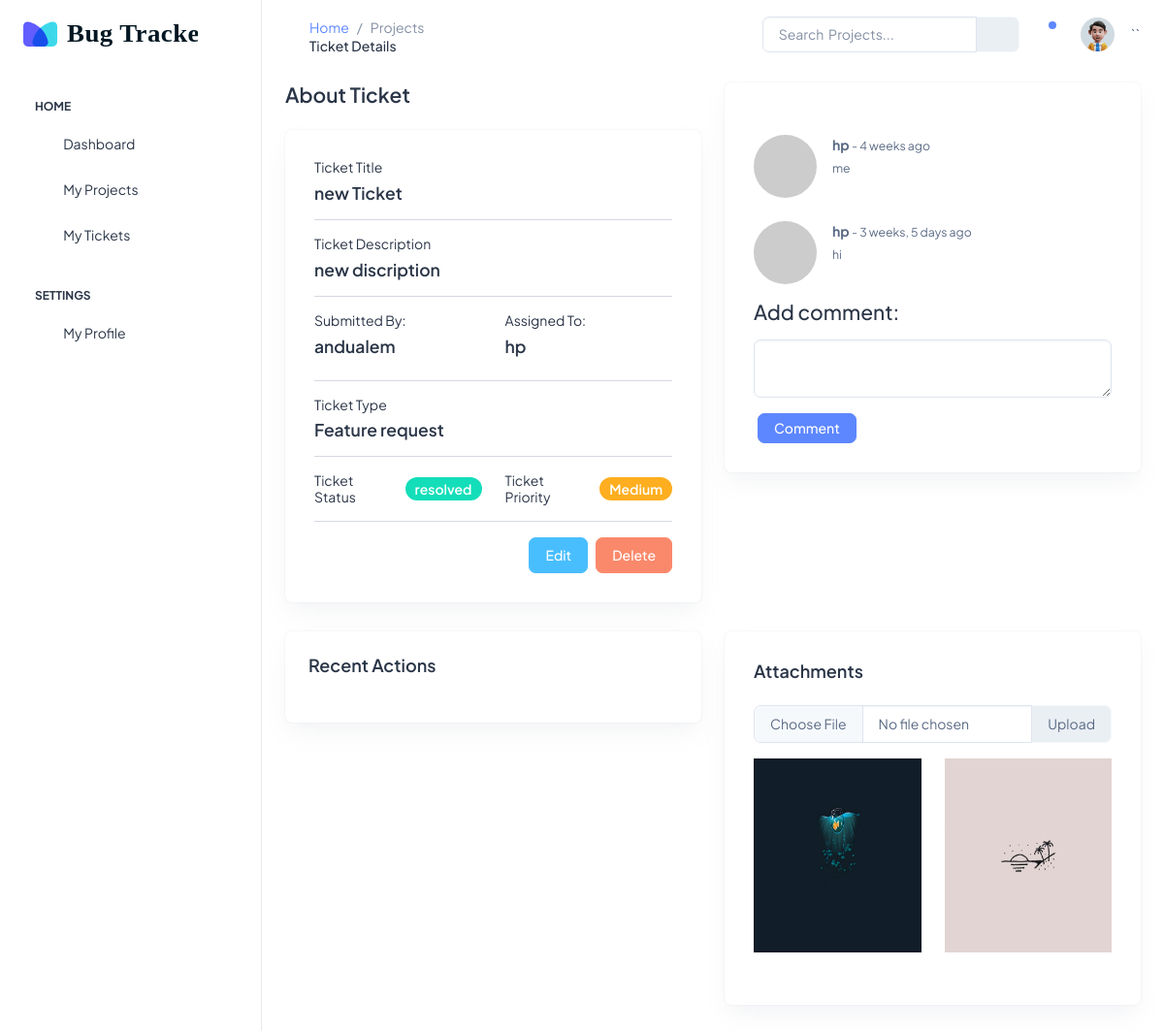
/tickets/2/details, run on the app's committed database.
### tickets/models.py (models this page shows, shortened)
class Ticket(models.Model):
    ORDER_STATUS = (
        ("new", "new"),
        ("open", "open"),
        ("inprogress", "inprogress"),
        ("resolved", "resolved"),
        ("additional information required", "additional information required"),
    )
    PRIORITY = (
        ("None", "None"),
        ("Low", "Low"),
        ("Medium", "Medium"),
        ("High", "High"),
    )
    TYPE = (
        ("Bugs/Errors", "Bugs/Errors"),
        ("Feature request", "Feature Request"),
        ("Other Comments", "Other Comments"),
        ("Traning/documents request", "Traning/documents Request"),
    )
    title = models.CharField(max_length=200)
    description = models.TextField()
    status = models.CharField(max_length=40, choices=ORDER_STATUS)
    priority = models.CharField(max_length=40, choices=PRIORITY)
    type = models.CharField(max_length=40, choices=TYPE)
    project = models.ForeignKey(to=Project, on_delete=models.CASCADE)
    submitter = models.ForeignKey(
        to=User, related_name="submitter", on_delete=models.CASCADE
    )
    developer = models.ForeignKey(
        to=User,
        related_name="developer",
        on_delete=models.CASCADE,
    )
    created_at = models.DateTimeField(auto_now_add=True)
    updated_at = models.DateTimeField(auto_now=True)

class Comment(models.Model):
    commenter = models.ForeignKey(to=User, null=True, on_delete=models.CASCADE)
    comment = models.TextField()
    created_at = models.DateTimeField(auto_now_add=True)
    updated_at = models.DateTimeField(auto_now=True)
    ticket = models.ForeignKey(to=Ticket, on_delete=models.CASCADE, blank=True)
    class Meta:
        ordering = ["created_at"]

class Attachment(models.Model):
    image = models.ImageField(null=True, blank=True, upload_to="attachments/")
    ticket = models.ForeignKey(to=Ticket, on_delete=models.CASCADE)

### users/models.py (models this page shows)
class User(AbstractUser):
    ROLE_CHOICES = (
        ("Developer", "Developer"),
        ("Project Manager", "Project Manager"),
        ("Submitter", "Submitter"),
        ("Admin", "Admin"),
    )
    role = models.CharField(
        max_length=40, default="Developer", choices=ROLE_CHOICES, blank=True, null=True
    )

### tickets/views.py (the view, shortened to what this page needs)
class TicketDetailView(View):
    def get(self, request, *args, **kwargs):
        view = TicketDisplay.as_view()
        return view(request, *args, **kwargs)

### tickets/forms.py
class CommentForm(forms.ModelForm):
    class Meta:
        model = Comment
        fields = ["comment"]
    def __init__(self, *args, **kwargs):
        self.request = kwargs.pop("request", None)
        super(CommentForm, self).__init__(*args, **kwargs)
        for visible in self.visible_fields():
            visible.field.widget.attrs["class"] = "form-control"
            visible.field.widget.attrs["rows"] = "0"

### tickets/views.py (called while the page is built, shortened)
    def get_context_data(self, **kwargs):
        context = super().get_context_data(**kwargs)
        actions = {0: "create", 1: "update", 2: "delete", 3: "Access"}
        images = Attachment.objects.filter(ticket=kwargs["object"].id)
        histories = LogEntry.objects.filter(object_id=kwargs["object"].id)
        context["form"] = CommentForm()
        history_list = []
        context["images"] = images
        context["histories"] = history_list
        return context

### tickets/templates/tickets/detail_ticket.html (shortened to what this page needs)
{% extends 'base.html' %}
{% load static %}
{% block title %} Projects {% endblock title %}
{% block subtitle %} Ticket Details {% endblock subtitle %}
{% block content %}
<div class="row">
    <div class="col-md-6">
        <h4 class="fw-semibold mb-4">About Ticket</h4>
        <div class="card">
            <div class="card-body">
                <h6 class="fw-normal mb-2">Ticket Title</h6>
                <h5 class="fw-semibold">{{ticket.title}}</h5>
                <hr />
                <h6 class="fw-normal mb-2">Ticket Description</h6>
                <h5 class="fw-semibold">{{ticket.description}}</h5>
                <hr />
                <div class="row">
                    <div class="col">
                        <h6 class="fw-normal mb-2">Submitted By:</h6>
                        <h5 class="fw-semibold">{{ticket.submitter}}</h5>
                    </div>
                    <div class="col">
                        <h6 class="fw-normal mb-2">Assigned To:</h6>
                        <h5 class="fw-semibold">{{ticket.developer}}</h5>
                    </div>
                </div>
                <hr />
                <h6 class="fw-normal mb-2">Ticket Type</h6>
                <h5 class="fw-semibold">{{ticket.type}}</h5>
                <hr />
                <div class="row">
                    <div class="col">
                        <div class="d-flex align-items-center">
                            <h6 class="fw-normal me-3 mb-0">Ticket Status</h6>
                            {% include "tickets/partials/_status.html"%}
                        </div>
                    </div>
                    <div class="col">
                        <div class="d-flex align-items-center">
                            <h6 class="fw-normal me-3 mb-0">Ticket Priority</h6>
                            {% include "tickets/partials/_priority.html"%}
                        </div>
                    </div>
                </div>
                <hr />
                <div
                    class="d-flex align-items-center justify-content-end gap-2"
                >
                    <a
                        href="{% url 'update_ticket' ticket.id %}"
                        class="btn btn-secondary"
                        >Edit</a
                    >
                    <button
                        class="btn btn-danger"
                        data-bs-toggle="modal"
                        data-bs-target="#ticketdelete"
                    >
                        Delete
                    </button>
                </div>
            </div>
        </div>
    </div>
    <div class="col-md-6">
        <div class="card">
            <div class="card-body">
                <div class="my-3">
                    {% for comment in ticket.comment_set.all %}
                    <div class="d-flex flex-start mt-4">
                        <a class="me-3" href="#">
                            <img
                                class="rounded-circle shadow-1-strong"
                                src="https://picsum.photos/200"
                                alt="avatar"
                                width="65"
                                height="65"
                            />
                        </a>
                        <div class="flex-grow-1 flex-shrink-1">
                            <div>
                                <div
                                    class="d-flex justify-content-between align-items-center"
                                >
                                    <p class="mb-1">
                                        <strong> {{ comment.commenter}}</strong
                                                >
                                        <span class="small"
                                            >-
                                            {{ comment.created_at|timesince }} ago</span
                                        >
                                    </p>
                                </div>
                                <p class="small mb-0">{{ comment.comment}}</p>
                            </div>
                        </div>
                    </div>
                    {% endfor %}
                </div>
                <h4 class="mb-3">Add comment:</h4>
                <div class="">
                    <form class="" action="" method="POST">
                        {% csrf_token %} {% for field in form %}
                        <div
                            class="form-group mb-3 {% if field.errors %} errors {% endif %}"
                        >
                            {{ field }} {{ field.errors }}
                        </div>
                        {% endfor %}
                        <button type="submit" class="btn btn-primary mx-1 py-1">
                            Comment
                        </button>
                    </form>
                </div>
            </div>
        </div>
    </div>
</div>
<div class="row">
    <div class="col-md-6">
        <div class="card">
            <div class="card-body p-4">
                <div class="mb-4">
                    <h5 class="card-title fw-semibold">Recent Actions</h5>
                </div>
            </div>
        </div>
    </div>
    <div class="col-md-6">
        <div class="card">
            <div class="card-body">
                <div class="mb-4">
                    <h5 class="card-title fw-semibold">Attachments</h5>
                </div>
                <form
                    action="{% url 'add_image' ticket.id%}"
                    method="POST"
                    enctype="multipart/form-data"
                >
                    <div class="input-group mb-3">
                        <input
                            type="file"
                            name="image"
                            class="form-control"
                            id="inputGroupFile02"
                        />
                        <input
                            type="submit"
                            class="input-group-text"
                            for="inputGroupFile02"
                            value="Upload"
                        />
                    </div>
                </form>
                <div class="row">
                    {% for image in images%}
                    <img
                        class="col-md-6 mb-4"
                        height="200"
                        src="{{image.image.url}}"
                        alt=""
                    />
                    {% endfor %}
                </div>
            </div>
        </div>
    </div>
</div>
{% endblock content %}

### tickets/templates/tickets/partials/_status.html
<span
class="badge
{% if  ticket.status == "new"%}
bg-primary
{% elif ticket.status == "open" %}
bg-danger
{% elif ticket.status == "inprogress" %}
bg-warning
{% elif ticket.status == "resolved" %}
bg-success
{% elif ticket.status == "additional information required" %}
bg-info
{% endif %}
rounded-3 fw-semibold"
>{{ticket.status}}</span
>

### tickets/templates/tickets/partials/_priority.html
<span
class="badge
{% if  ticket.priority == "None"%}
bg-primary
{% elif ticket.priority == "Low" %}
bg-info
{% elif ticket.priority == "Medium" %}
bg-warning
{% elif ticket.priority == "High" %}
bg-danger
{% endif %}
rounded-3 fw-semibold"
>{{ticket.priority}}</span
>

### data on the page
Ticket: title "new Ticket", description "new discription", submitter "andualem", developer "hp", type "Feature request", status "resolved", priority "Medium"
Comment: commenter "hp", created_at "4 weeks", comment "me"
Comment: commenter "hp", created_at "3 weeks, 5 days", comment "hi"
Attachment: image (picture)
Attachment: image (picture)
